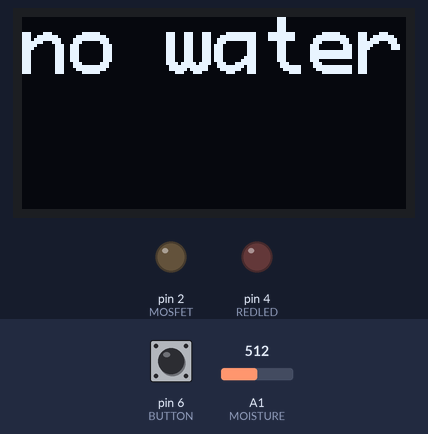
Bench run of a sketch on a simulated Arduino Uno, built with avr-gcc and run on an emulated ATmega328P. Parts: 128×64 one-colour display, output pins drawn as LEDs (lit = HIGH). Inputs (shaded band) come from the test bench; at power-on: pin 6 (BUTTON) LOW, A1 (MOISTURE) = 512. What the sketch prints to the serial monitor is not drawn.

Above: at 1.2 s.
1.3 s: pin 6 (BUTTON) pulled HIGH for 0.15 s
At 1.77 s:
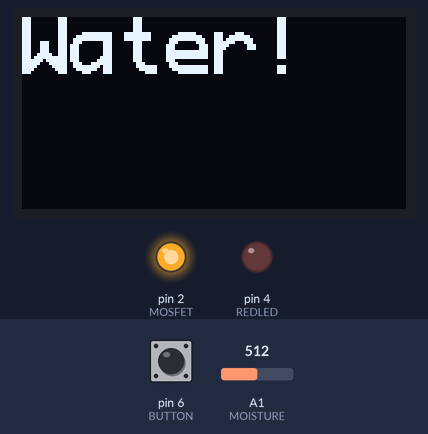
3.5 s: A1 (MOISTURE) set to 638
6.0 s: A1 (MOISTURE) set to 663
At 6.7 s:
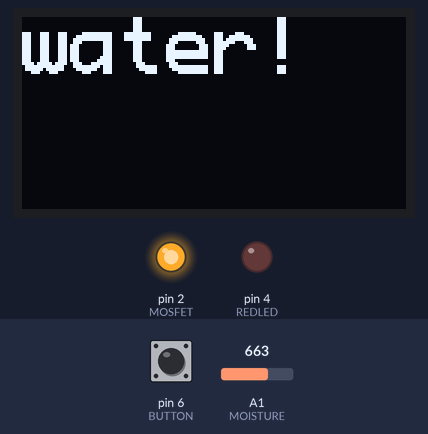
7.7 s: pin 6 (BUTTON) pulled HIGH for 1 s
At 9.6 s:
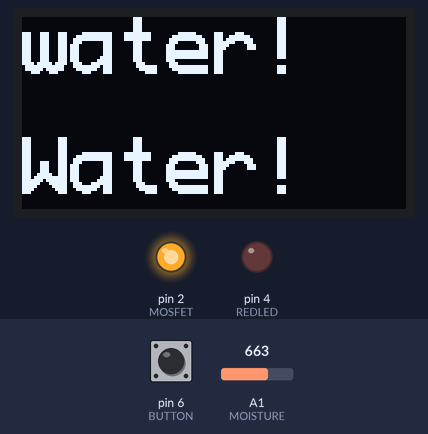
10.2 s: A1 (MOISTURE) set to 640
At 11.7 s:
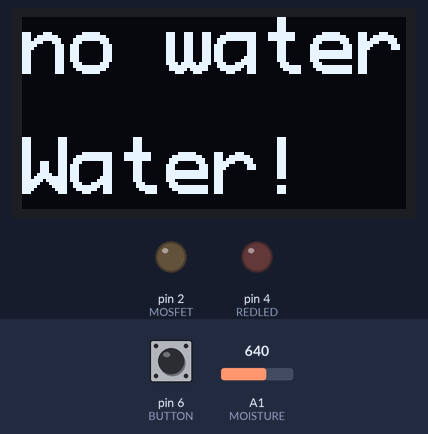
12.0 s: A1 (MOISTURE) set to 660
At 12.43 s:
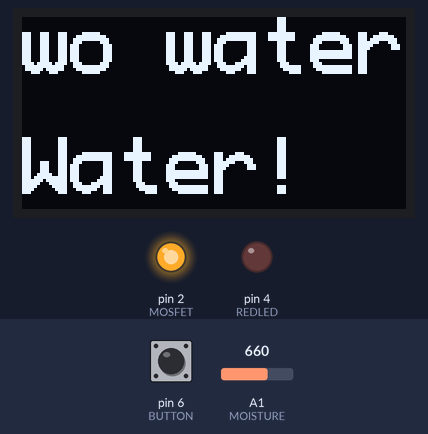
Timing chart, 0 to 15.0 s (numbered marks = the images above; inputs shaded):
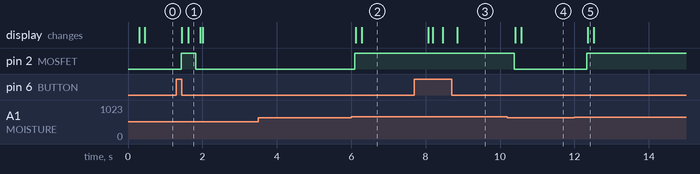

Measured:
- after the input at 1.3 s, pin 2 (MOSFET): LOW → HIGH after 0.13 s, → LOW 0.39 s later; the display: first changes after 0.15 s (image 1 shows a later state)
- after the input at 3.5 s, every drawn part: stays the same
- after the input at 6.0 s, pin 2 (MOSFET): LOW → HIGH after 0.10 s; the display: first changes after 0.12 s (image 2 shows a later state)
- after the input at 7.7 s, the display: first changes after 0.37 s (image 3 shows a later state)
- after the input at 10.2 s, pin 2 (MOSFET): HIGH → LOW after 0.18 s; the display: first changes after 0.21 s (image 4 shows a later state)
- after the input at 12.0 s, pin 2 (MOSFET): LOW → HIGH after 0.33 s; the display: changes after 0.35 s (image 5)

The sketch:

PlantWateringSystem.ino
```cpp
// Date: 2021 April By: Shaharyar Choudhry
#include <Arduino.h>
#include <U8x8lib.h>
#define MOSFET 2 // The MOSFET driver for the water pump on digital I/O 2
#define REDLED 4 // Big red LED on digital I/O 4
#define BUTTON 6 // Push button on digital I/O 6
#define MOISTURE A1  //pin of sensor

auto display = U8X8_SSD1306_128X64_NONAME_HW_I2C(U8X8_PIN_NONE);
int moistureValue = 0;  // initializing variable
void setup() {
 Serial.begin(9600);
 display.begin();
 display.setFlipMode(1); // flipping OLED screen
 display.clearDisplay();
 display.setFont(u8x8_font_profont29_2x3_r); // set font
 pinMode(MOSFET, OUTPUT); // Sets the D2 pin (MOSFET + Pump) to output
 pinMode(REDLED, OUTPUT); // Sets the D4 pin (LED) to output
 pinMode(BUTTON, INPUT); // Sets the D6 pin (Button) to input
}
//////////function
void Graph() {
const auto value = analogRead(A1);
const byte data[] = {0, 0, highByte(value), lowByte(value)};
Serial.write(data, 4);
Serial.println();
}


void loop() {
 delay(200);
 Graph(); // calling graph function
 const auto receivedData = Serial.read();
 // format the data
 char buf[16];
 sprintf(buf, "%03d", receivedData);


moistureValue = analogRead(MOISTURE);
 if(digitalRead(BUTTON) == HIGH) // if button is pressed turn on pump
  {
      digitalWrite(MOSFET,HIGH);
    display.print("Water!  ");
    display.setCursor(0,0);

  }
else if (moistureValue >=650){ // if soil is dry turn on pump
  digitalWrite(MOSFET,HIGH);

  display.setCursor(0,0);
    display.print("water!  ");     // msg on OLED
     display.setCursor(0,5);
  }

  else if (moistureValue < 650){  // if soil is dry turn pump off
  digitalWrite(MOSFET,LOW);

 display.setCursor(0,0);
 display.print("no water");
 display.setFont(u8x8_font_profont29_2x3_r);
 display.setCursor(0, 0);

 if (!Serial.available()) {
 return;
 }

  if (receivedData == 255){ // if button from java is pressed turn on pump
 display.print("water!  ");
 digitalWrite(MOSFET,HIGH);
  delay(4000); // time the pump is turned on (delay controls it)
 }
 if(receivedData<=100){

 if(receivedData == 1){
  digitalWrite(REDLED,HIGH);
 }
 else if (receivedData ==0){
    digitalWrite(REDLED,LOW);

 }

 }
 else {
 //display.print("error");
 digitalWrite(MOSFET,LOW);
 }
  }
 }
```
